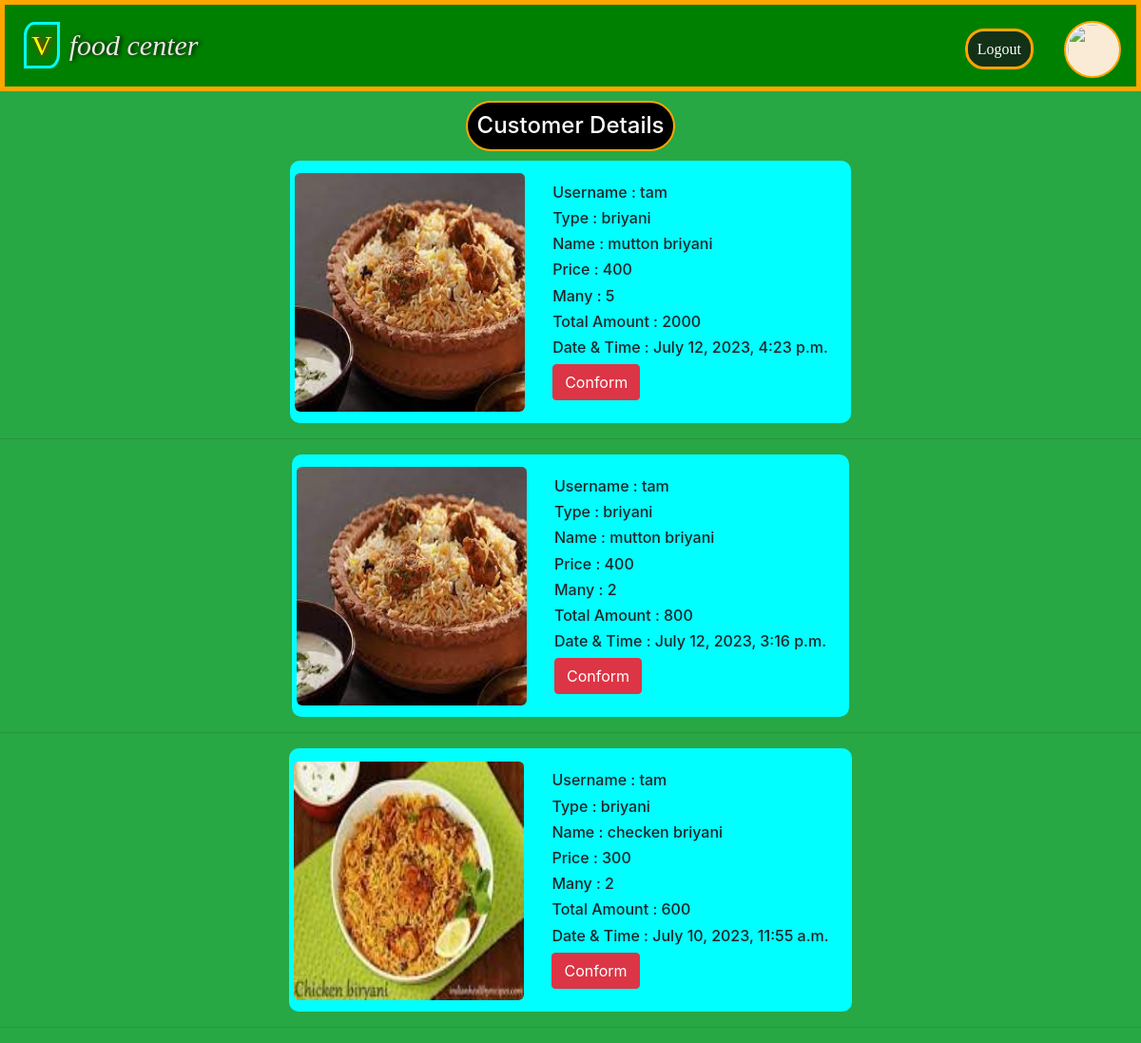
Page /customerdetail/ (signed in) on the committed database.
### app2/models.py (models this page shows, shortened)
class customorder(models.Model):
    username=models.ForeignKey(User,on_delete=models.CASCADE)
    ordercustomer=models.CharField(max_length=100,default='None')
    product_id=models.ForeignKey(Upload_product,on_delete=models.CASCADE)
    how_many=models.IntegerField()
    total=models.IntegerField()
    dateandtime=models.DateTimeField(auto_now_add=True)
    prime_pk=models.IntegerField(default=0)
    orderconform=models.BooleanField(default=False)

class Upload_product(models.Model):
    username=models.ForeignKey(User,on_delete=models.CASCADE,related_name='product')
    product_id=models.AutoField( primary_key=True)
    product_type=models.CharField(max_length=100)
    productname=models.CharField(max_length=100)
    product_price=models.IntegerField()
    product_descrition=models.CharField(max_length=200)
    product_image=models.ImageField(upload_to='upload_product')

### app2/views.py (the view)
# urls.py: path('customerdetail/',customerdetail,name='customerdetail'),
def customerdetail(request):
    if request.session.get('username'):
        username=request.session.get('username')
        user=User.objects.get(username=username)
        ou=Upload_product.objects.filter(username=user).order_by('-pk')
        prf=customorder.objects.filter(product_id__in=ou).order_by('-pk')
        d={'ou':ou,'prf':prf}
        return render(request,'app2/customerdetail.html',d)
    else:
        return HttpResponseRedirect(reverse('log_form'))

### template/app2/customerdetail.html (shortened to what this page needs)
{% extends 'app1/dummy.html' %}
{% block body_block %}
<center>
    <div>
        <h4 style="background-color:black; border:2px solid orange; padding:10px; display:inline-block; border-radius:50px; color:white; margin:10px;">Customer Details</h4>
            {% for i in ou %}
                {% for x in prf %}
                    {% if x.product_id == i %}
                    <table id="customer">
                        <tr>
                            <th>
                                <img src="{{i.product_image.url}}" alt="" style="width:250px; height:260px; border-radius:10px; padding:5px 4px 4px 4px  ">
                            </th>
                            <th class="p-4">
                                <h6>Username : {{x.ordercustomer}}</h6>
                                <h6>Type     : {{i.product_type}}</h6>
                                <h6>Name     : {{i.productname}} </h6>
                                <h6>Price    : {{i.product_price}}</h6>
                                <h6>Many     : {{x.how_many}}</h6>
                                <h6>Total Amount : {{x.total}}</h6>
                                <h6>Date & Time  : {{x.dateandtime}}</h6>
                                {% if x.orderconform %}
                                {% else %}
                                <form action="{% url 'conformorder' %}" method="POST" >
                                    <input type="submit" value="Conform" class="btn btn-danger" onclick="">
                                </form>
                                {% endif %}
                            </th>
                        </tr>
                    </table>
                    <hr>
                    {% endif %}
                {% endfor %}
            {% endfor %}
    </div>
</center>
{% endblock %}

### static/css/crd.css (style rules this page uses)
body { position: relative; }
#customer { background-color:cyan; border-radius: 10px; }

### rows in the picture
Upload_product: product_type "briyani", productname "mutton briyani", product_price "400"
customorder: product_image (picture), ordercustomer "tam", how_many "5", total "2000", dateandtime "July 12, 2023, 4:23 p.m."
customorder: product_image (picture), ordercustomer "tam", how_many "2", total "800", dateandtime "July 12, 2023, 3:16 p.m."
Upload_product: product_type "briyani", productname "checken briyani", product_price "300"
customorder: product_image (picture), ordercustomer "tam", how_many "2", total "600", dateandtime "July 10, 2023, 11:55 a.m."
